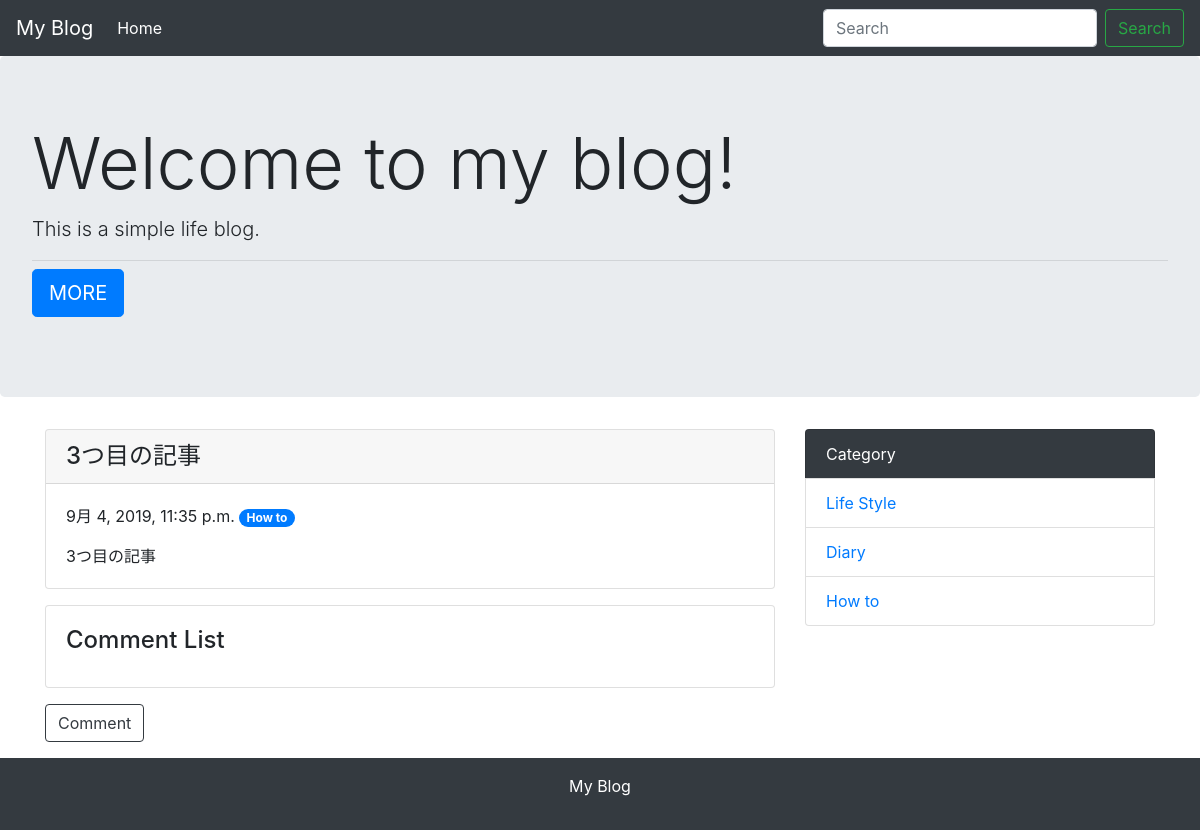
Page /detail/3 on the earlier database version.
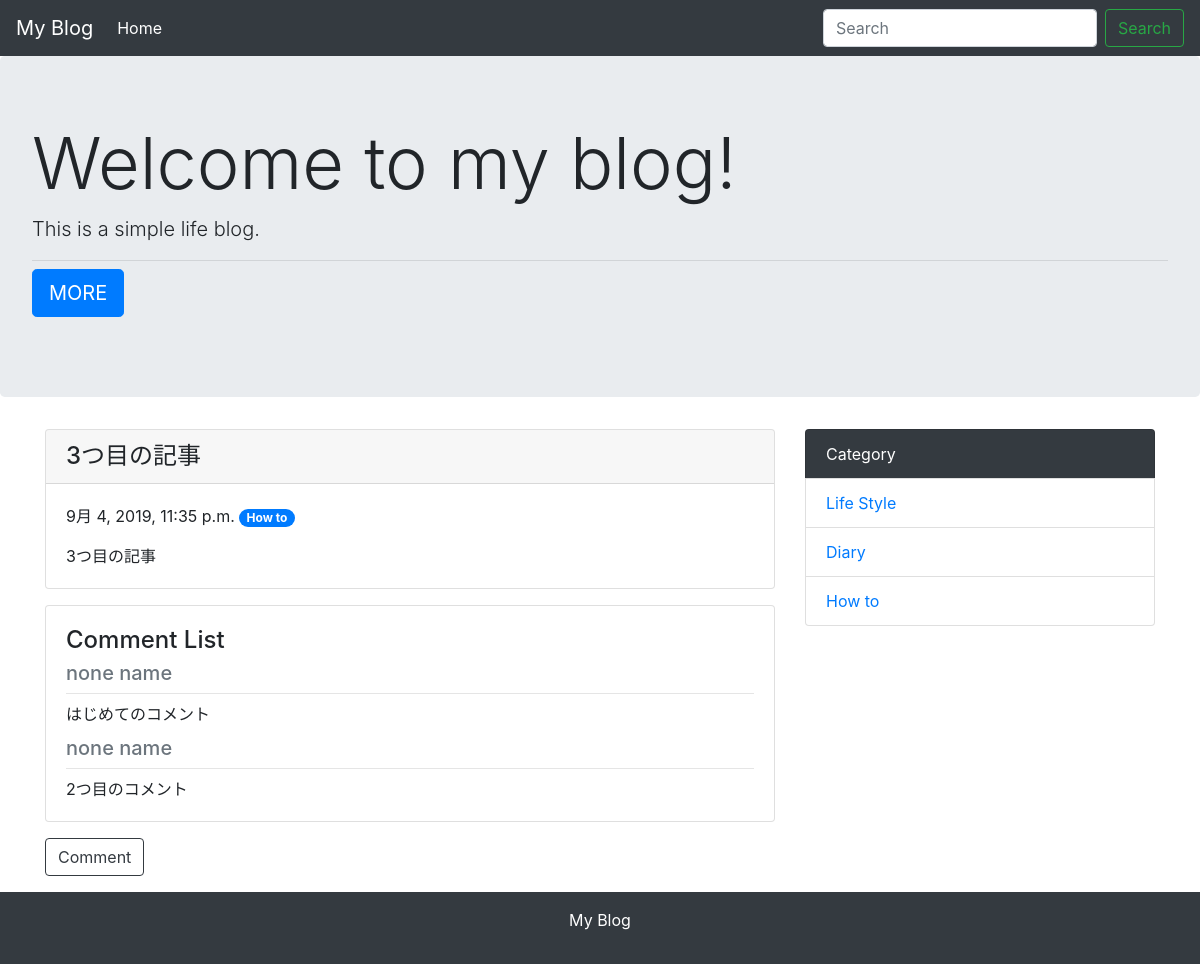
Same page on the later database version.
### blog/models.py (models this page shows, shortened)
class Post(models.Model):
    title = models.CharField('タイトル', max_length=150)
    text = models.TextField('本文')
    created_at = models.DateTimeField('作成日', default=timezone.now)
    category = models.ForeignKey(
        Category, verbose_name='カテゴリ', on_delete=models.PROTECT
    )

class Category(models.Model):
    name = models.CharField('カテゴリ名', max_length=150)
    def __str__(self):
        return self.name

class Comment(models.Model):
    name = models.CharField('お名前', max_length=30, default='none name')
    text = models.TextField('本文')
    post = models.ForeignKey(
        Post, verbose_name='コメントする記事', on_delete=models.PROTECT
    )
    created_at = models.DateTimeField('コメント日', default=timezone.now)

### blog/views.py (the view)
# urls.py: path('detail/<int:pk>', views.DetailView.as_view(), name='detail'),
class DetailView(generic.DetailView):
    model = Post

### blog/context_processors.py (called while the page is built)
def common(request):
    context = {
        'category_list':Category.objects.all(),
    }
    return context

### blog/templates/blog/post_detail.html
{% extends 'blog/base.html' %}
{% block content %}
    <div class="card mb-3">
     <h4 class="card-header bg-gray">{{ post.title }}</h4>
      <div class="card-body">
        <p>{{ post.created_at }} <span class="badge badge-pill badge-primary">{{ post.category }}</span></p>
        {{ post.text | linebreaksbr | urlize }}
      </div>
    </div>
    <div class="card mb-3">
      <div class="card-body">
        <h4 class="card-title">Comment List</h4>
          {% for comment in post.comment_set.all %}
            <h5 class="card-subtitle mb-2 text-muted">{{ comment.name }}</h5>
            <hr class="my-2">
            <p class="card-text">
              {{ comment.text | linebreaksbr }}
            </p>
          {% endfor %}
      </div>
    </div>
    <a class = "btn btn-outline-dark mb-3" href="{% url 'blog:comment' post.pk %}">Comment</a>
{% endblock %}

### blog/templates/blog/base.html (shortened to what this page needs)
<!doctype html>
<html lang="ja">
  <head>
    <link rel="stylesheet" href="https://maxcdn.bootstrapcdn.com/bootstrap/4.0.0-beta.2/css/bootstrap.min.css">
  </head>
  <body>
  <nav class="navbar navbar-expand-lg navbar-dark bg-dark">
  <a class="navbar-brand" href="{% url 'blog:index' %}">My Blog</a>
  <div class="collapse navbar-collapse" id="navbarSupportedContent">
    <ul class="navbar-nav mr-auto">
      <li class="nav-item active">
        <a class="nav-link" href="{% url 'blog:index' %}">Home <span class="sr-only">(current)</span></a>
      </li>
    </ul>
    <form class="form-inline my-2 my-lg-0" method="GET" action="{% url 'blog:index' %}">
      <input class="form-control mr-sm-2" type="text" placeholder="Search" aria-label="Search" name="keyword">
      <button class="btn btn-outline-success my-2 my-sm-0" type="submit">Search</button>
    </form>
  </div>
</nav>
<div class="jumbotron">
  <h1 class="display-3">Welcome to my blog!</h1>
  <p class="lead">This is a simple life blog.</p>
  <hr class="my-2">
  <p class="lead">
    <a class="btn btn-primary btn-lg" href="#!" role="button">MORE</a>
  </p>
</div>
  <div class="container">
      <div class="row">
          <div class="col-md-8">
                    {% block content %}
                    {% endblock %}
          </div>
          <div class="col-md-4">
            <ul class="list-group mb-3">
              <li class="list-group-item bg-dark text-white">Category</li>
              {% for category in category_list %}
                  <li class="list-group-item"><a href="{% url 'blog:category' category.pk %}">{{ category }}</a></li>
              {% endfor %}
            </ul>
          </div>
      </div>
  </div>
    <footer class="bg-dark text-white text-center py-3">
        <p>My Blog</p>
    </footer>
  </body>
</html>

Differences in the rows shown:
added Comment: name "none name", text "はじめてのコメント"
added Comment: name "none name", text "2つ目のコメント"
